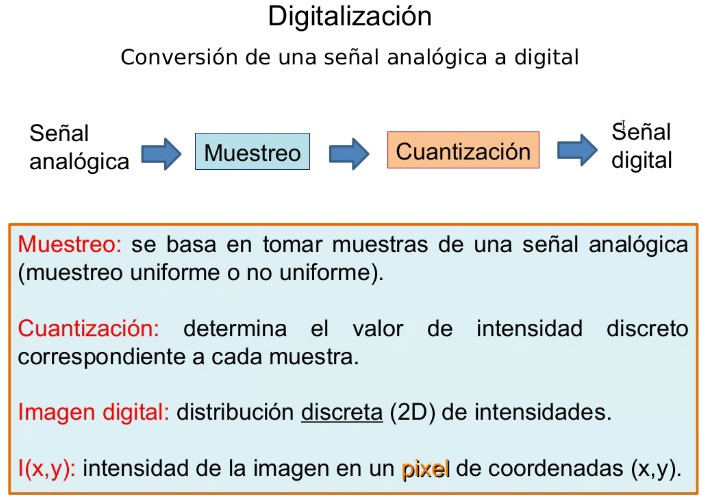
%> input picture Unidad 1/img/1.jpg, 708 x 500 px
$ octave ej7.m   (GNU Octave 9; MATLAB toolbox functions it lacks are replaced by stand-ins)
%> lines starting %> are read from the running program, lines starting %| are printed output that depends on the picture
% 7) Obtenga el negativo de una imagen (grayscale y truecolor) y observe
% como se modifica su histograma. Hágalo aplicando la fórmula y con el
% comando imcomplement.

dirs = {}; % Creo una Cell para almacenar las dirs de las imagenes

for i=1:2
    [file, path] = uigetfile({'*.jpg';'*.JPG';'*.bmp';'*.tiff'});
%> the answer given: ../../Unidad 1/img/1.jpg
    dir = strcat(path,file);
    info = imfinfo(dir);
    dirs{i} = imread(dir);
end

n = 8; % bits
subplot(2,3,1);
imshow(dirs{1});
title('Imagen True Color');

subplot(2,3,2);
imshow(imcomplement(dirs{1}));
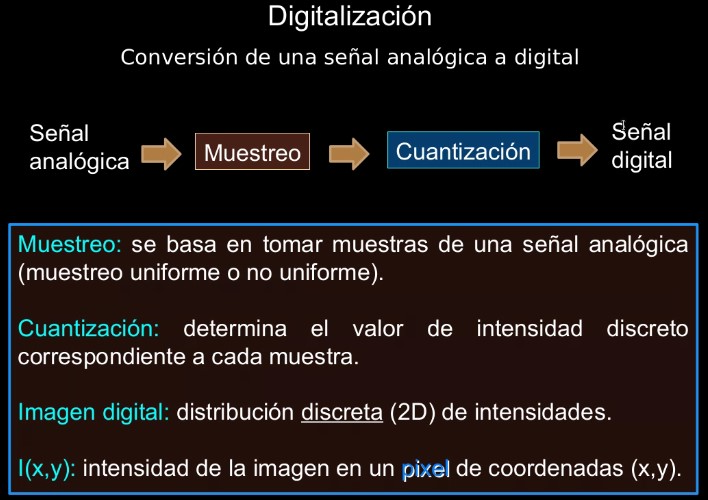
%> displayed picture: size 500x708x3, on the screen's scale of 0 to 255; mean R, G, B 32.4, 26.6, 26.3
title('Usando imcomplement');

subplot(2,3,3);
imshow((2^n - 1) - dirs{1});
title('Usando Bmax = (2^n - 1)');

subplot(2,3,4);
imshow(dirs{2});
title('Imagen Grayscale');

subplot(2,3,5);
imshow(imcomplement(dirs{2}));
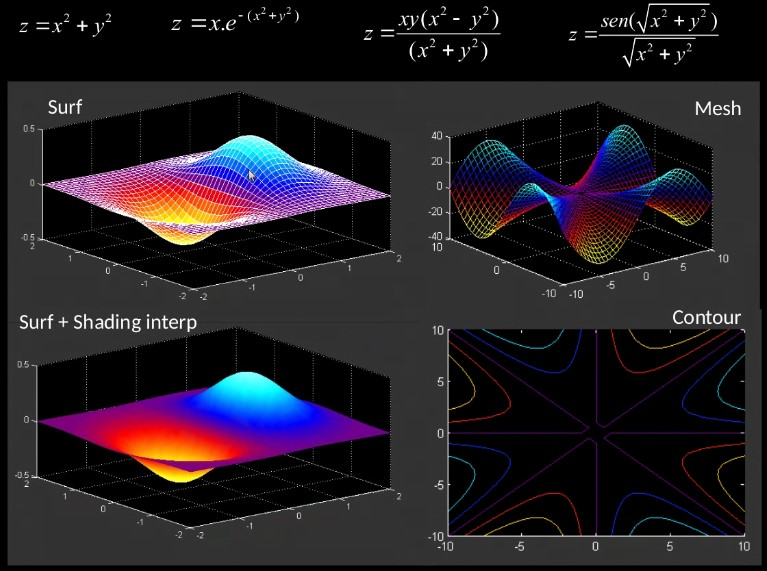
%> displayed picture: size 571x767x3, on the screen's scale of 0 to 255; mean R, G, B 35.9, 30.2, 37
title('Usando imcomplement');

subplot(2,3,6);
imshow((2^n - 1) - dirs{2});
title('Usando Bmax = (2^n - 1)');
